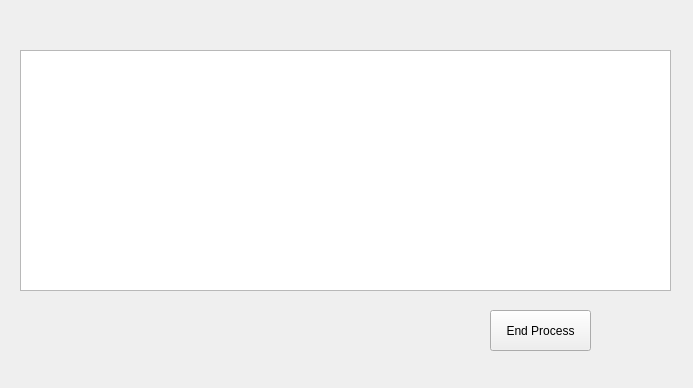
<?xml version="1.0" encoding="UTF-8"?>
<ui version="4.0">
 <class>TaskManager</class>
 <widget class="QWidget" name="TaskManager">
  <property name="geometry">
   <rect>
    <x>0</x>
    <y>0</y>
    <width>693</width>
    <height>388</height>
   </rect>
  </property>
  <property name="windowTitle">
   <string>TaskManager</string>
  </property>
  <widget class="QTableWidget" name="tableWidget">
   <property name="geometry">
    <rect>
     <x>20</x>
     <y>50</y>
     <width>651</width>
     <height>241</height>
    </rect>
   </property>
  </widget>
  <widget class="QPushButton" name="endProcess">
   <property name="geometry">
    <rect>
     <x>490</x>
     <y>310</y>
     <width>101</width>
     <height>41</height>
    </rect>
   </property>
   <property name="text">
    <string>End Process</string>
   </property>
  </widget>
 </widget>
 <layoutdefault spacing="6" margin="11"/>
 <resources/>
 <connections/>
</ui>
